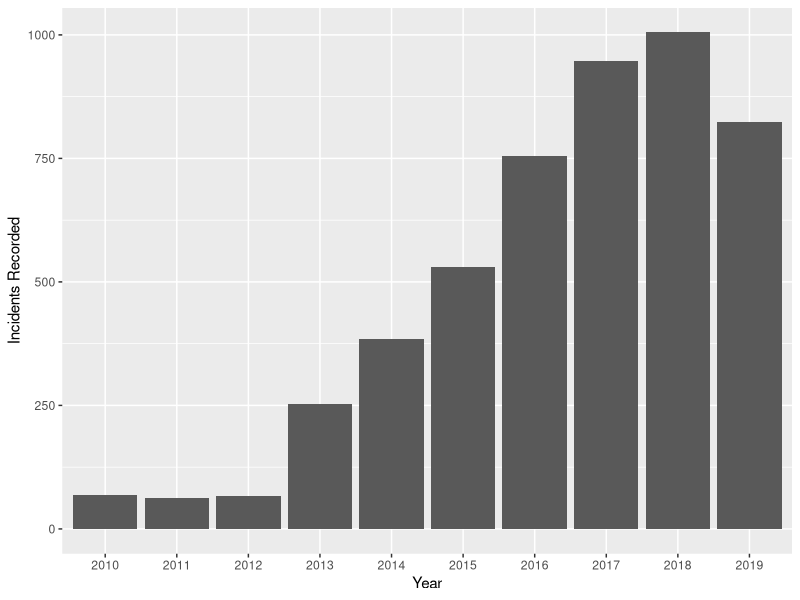

Write the R code that produced this figure.
## ---- chunk 1
knitr::opts_chunk$set(echo = TRUE)
## ---- chunk 2
library(tidyverse)
library(dplyr)
library(here)
## ---- chunk 3
crime <- read_csv(here::here("Data_Tables_Criminal_Incidents_Visualisation_Year_Ending_December_2019 (2).csv"))
## ---- chunk 4
dgr_driving <- crime %>% filter(`Offence Subgroup` == "A81 Dangerous driving") 


dgr_driving %>% 
  mutate(Year = as.factor(Year)) %>%
  ggplot() + 
  geom_col(aes(x = Year, y = `Incidents Recorded`))
